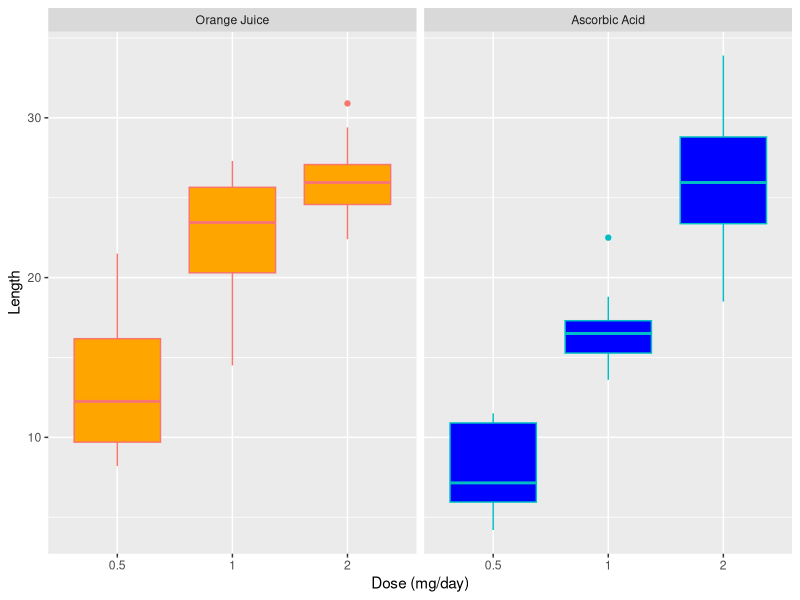

Generate this figure with R:
## ---- chunk 1
library(R.utils)
library(ggplot2)
colorize <- function(x, color) {
  if (knitr::is_latex_output()) {
    sprintf("\\textcolor{%s}{%s}", color, x)
  } else if (knitr::is_html_output()) {
    sprintf("<span style='color: %s;'>%s</span>", color, 
      x)
  } else x
}
## ---- chunk 2
data("ToothGrowth")
str(ToothGrowth)
## ---- chunk 3
summary(ToothGrowth$len)
## ---- chunk 4
levels(ToothGrowth$supp) <- c("Orange Juice", "Ascorbic Acid")
ToothGrowth$dose <- as.factor(ToothGrowth$dose)
g <- ggplot(ToothGrowth, 
            aes(x = dose, y = len, color = supp))
g + facet_grid(. ~ supp) + 
  geom_boxplot( aes(fill = supp),show.legend = F) +
  scale_fill_manual(values = c("orange", "blue")) +
  xlab("Dose (mg/day)") + ylab("Length")
## ---- chunk 5
len <- ToothGrowth$len
supp <- ToothGrowth$supp
dose <- ToothGrowth$dose
t1 <- t.test(len[supp=="Orange Juice"],len[supp=="Ascorbic Acid"],paired=F,conf.level = 0.95)
## ---- chunk 6
t2 <- t.test(len[supp=="Orange Juice" & dose==0.5] , len[supp=="Ascorbic Acid" & dose==0.5], paired=F, conf.level = 0.95)
## ---- chunk 7
t2 <- t.test(len[supp=="Orange Juice" & dose==1] , len[supp=="Ascorbic Acid" & dose==1], paired=F, conf.level = 0.95)
## ---- chunk 8
t2 <- t.test(len[supp=="Orange Juice" & dose==2] , len[supp=="Ascorbic Acid" & dose==2], paired=F, conf.level = 0.95)
